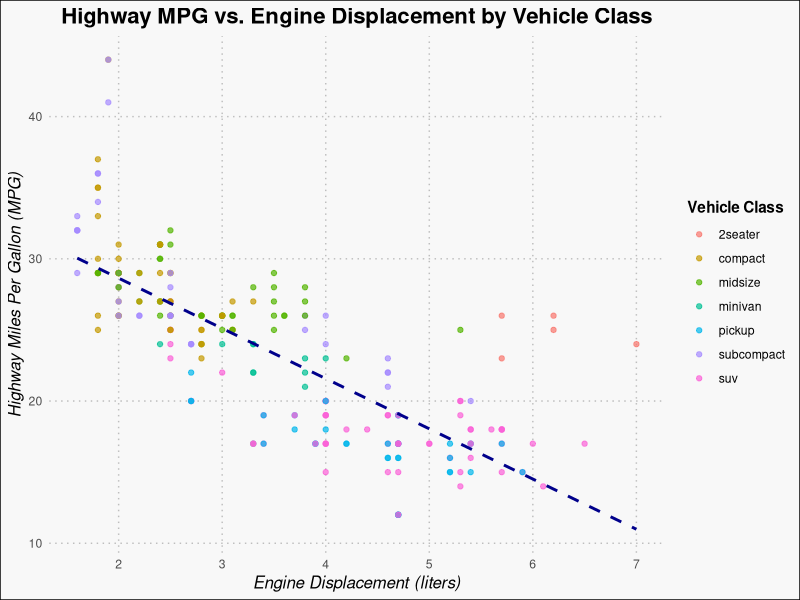

This chart was generated by the following R code:
## ---- chunk 1
library(ggplot2) 
library(dplyr)
library(kableExtra)

# Load dataset
data(mpg)
mpg_subset <- mpg %>% select(displ, hwy, class)

# Summary statistics for engine displacement (displ)
cat("--- Summary for Engine Displacement (displ) ---\n") 
summary(mpg_subset$displ)

# Summary statistics for highway miles per gallon (hwy)
cat("\n--- Summary for Highway Miles Per Gallon (hwy) ---\n")
summary(mpg_subset$hwy)

# Frequency table for vehicle class (class)
cat("\n--- Frequency Table for Vehicle Class (class) ---\n") 
table(mpg_subset$class)

# Head of the selected dataset structure
cat("\n--- Head of the selected dataset structure ---\n") 
kable(head(mpg_subset))
## ---- chunk 2
ggplot(mpg, aes(x = displ, y = hwy, color = class)) + 
  geom_point(alpha = 0.7) +  
  geom_smooth(method = "lm",se = FALSE, color = "darkblue", linetype = "dashed")+
  labs(title = "Highway MPG vs. Engine Displacement by Vehicle Class", 
    x = "Engine Displacement (liters)", 
    y = "Highway Miles Per Gallon (MPG)", 
    color = "Vehicle Class") +
  theme_minimal() + 
  theme(plot.title = element_text(size = 16, face = "bold", hjust = 0.5),  
    axis.title = element_text(size = 12, face = "italic"), 
    legend.title = element_text(face = "bold"), 
    plot.background = element_rect(fill = "#F8F8F8"), 
    panel.grid.major = element_line(color = "grey", linetype = "dotted"), 
    panel.grid.minor = element_blank())
